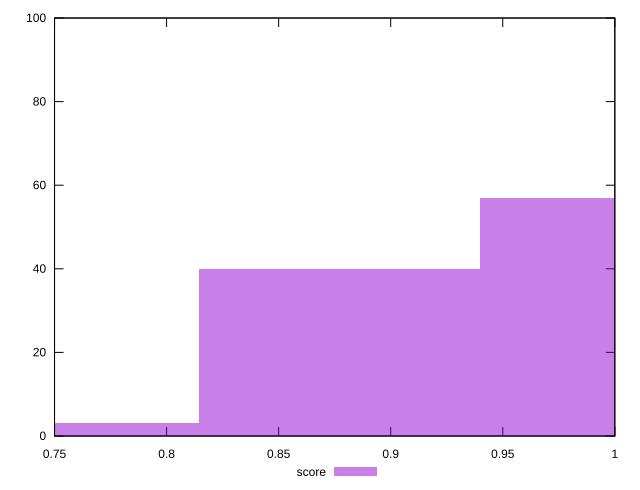

The gnuplot source for this figure:
reset

$score <<EOF
1.0025057856544706 57
0.8771925624476618 40
0.7518793392408529 3
EOF

set key outside below
set boxwidth 0.12531322320680882
set xrange [0.75:1]
set yrange [0:100]
set trange [0:100]
set style fill transparent solid 0.5 noborder
set terminal svg size 640, 490 enhanced background rgb 'white'
set output "reprap/unminified-css/samples/pages+cached+noexternal+nomedia/score/histogram.svg"

plot $score title "score" with boxes

reset
